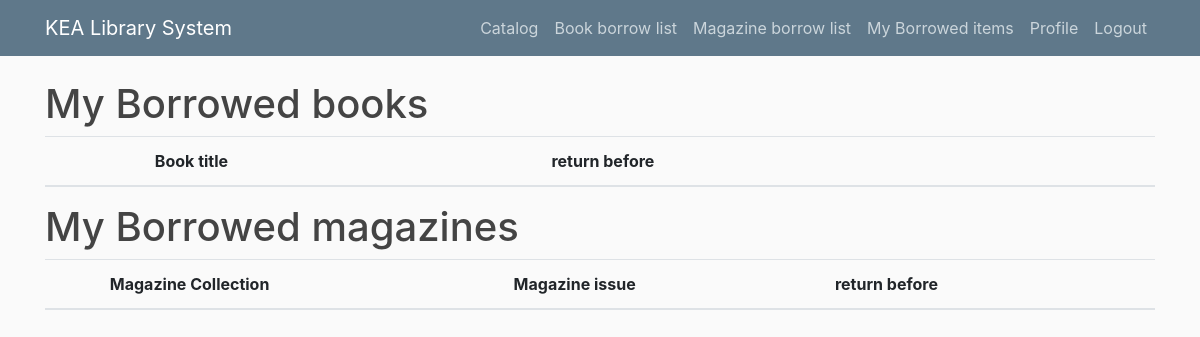
Before: /borrowed/ (signed in) with the older database file.
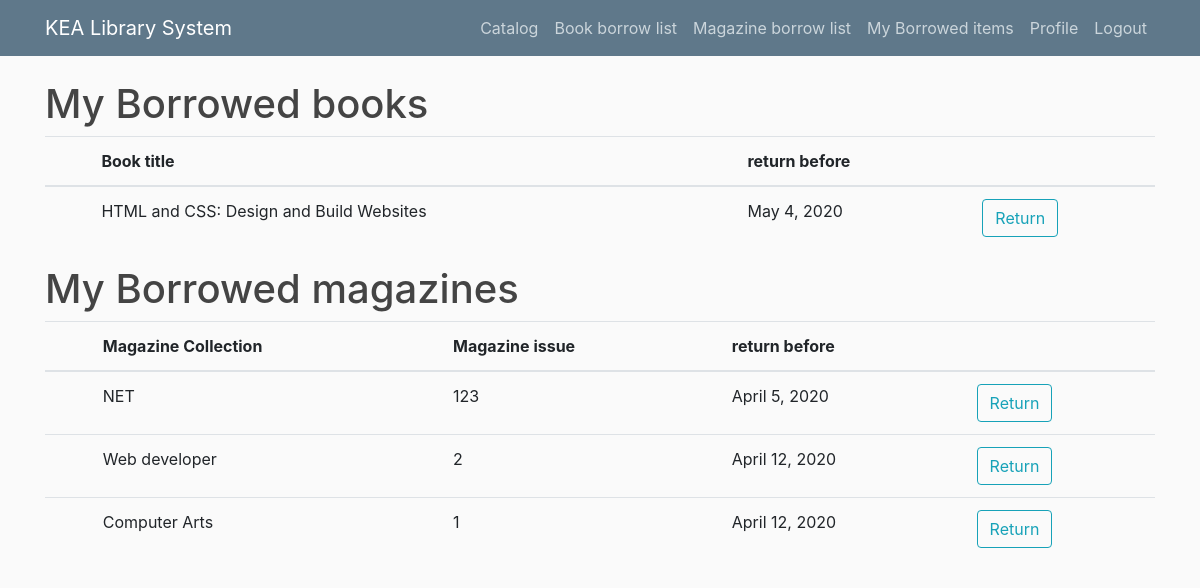
After: the same page with the newer database file.
### catalog_app/models.py (models this page shows, shortened)
class Book(models.Model):
    title = models.CharField(max_length=200)
    author = models.ForeignKey('Author', on_delete=models.SET_NULL, null=True)
    book_image = models.ImageField(default='default.jpg', upload_to='book_pics')
    summary = models.TextField(max_length=1000, help_text="Enter a brief description of the book")
    borrowed = models.BooleanField(default=False)
    due_back = models.DateField(null=True, blank=True)
    borrower = models.ForeignKey(User, on_delete=models.SET_NULL, null=True, blank=True)

class Magazine(models.Model):
    collection = models.ForeignKey('Collection', on_delete=models.SET_NULL, null=True)
    magazine_image = models.ImageField(default='default.jpg', upload_to='magazine_pics')
    issue = models.CharField(max_length=200)
    issue_date = models.DateField(null=True, blank=True)
    borrowed = models.BooleanField(default=False)
    borrowed_date = models.DateField(null=True, blank=True)
    due_back = models.DateField(null=True, blank=True)
    borrower = models.ForeignKey(User, on_delete=models.SET_NULL, null=True, blank=True)

class Collection(models.Model):
    magazine_name = models.CharField(max_length=100)
    def __str__(self):
        return f"{self.magazine_name}"

### catalog_app/views.py (the view)
# urls.py: path('borrowed/', catalog_views.borrowed_books, name='borrowed'),
@login_required
def borrowed_books(request):
    books_borrowed = Book.objects.filter(borrower=request.user, borrowed = True)
    magazines_borrowed = Magazine.objects.filter(borrower=request.user, borrowed = True)
    context = {
    'books_borrowed': books_borrowed,
    'magazines_borrowed': magazines_borrowed
    }
    return render(request, 'catalog_app/borrowed.html', context)

### catalog_app/templates/catalog_app/borrowed.html (shortened to what this page needs)
{% extends "catalog_app/base.html" %}
{% block content %}
  <h1>My Borrowed books</h1>
    <table class="table table-hover">
      <thead>
        <tr>
          <th scope="col"></th>
          <th scope="col">Book title</th>
          <th scope="col">return before</th>
          <th scope="col"></th>
        </tr>
      </thead>
      <tbody>
      {% for book_borrowed in books_borrowed %}
      <tr>
      <th scope="row"></th>
      <td>{{book_borrowed.title}}</td>
      <td>{{ book_borrowed.due_back }}</td>
      <td><form action="{% url 'catalog_app:return_book' %}" method="POST">
            <button type="submit" class="btn btn-outline-info">Return</button>
          </form></td>
      </tr>
      {% endfor %}
  </tbody>
</table>
    <h1>My Borrowed magazines</h1>
    <table class="table table-hover">
      <thead>
        <tr>
          <th scope="col"></th>
          <th scope="col">Magazine Collection</th>
          <th scope="col">Magazine issue</th>
          <th scope="col">return before</th>
          <th scope="col"></th>
        </tr>
      </thead>
      <tbody>
      {% for magazine_borrowed in magazines_borrowed %}
      <tr>
      <th scope="row"></th>
      <td>{{magazine_borrowed.collection}}</td>
      <td>{{magazine_borrowed.issue}}</td>
      <td>{{ magazine_borrowed.due_back }}</td>
      <td><form action="{% url 'catalog_app:return_magazine' %}" method="POST">
            <button type="submit" class="btn btn-outline-info">Return</button>
          </form></td>
      </tr>
      {% endfor %}
{% endblock %}

Changed rows visible on the page:
added Book: title "HTML and CSS: Design and Build Websites", due_back "May 4, 2020"
now on this page (row edited): Magazine: collection "NET", issue "123", due_back "April 5, 2020"
added Magazine: collection "Web developer", issue "2", due_back "April 12, 2020"
added Magazine: collection "Computer Arts", issue "1", due_back "April 12, 2020"
